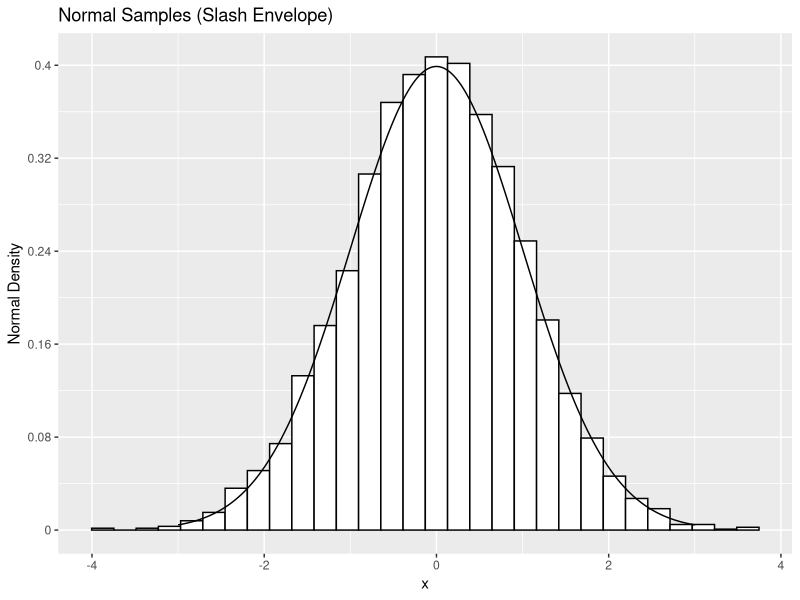
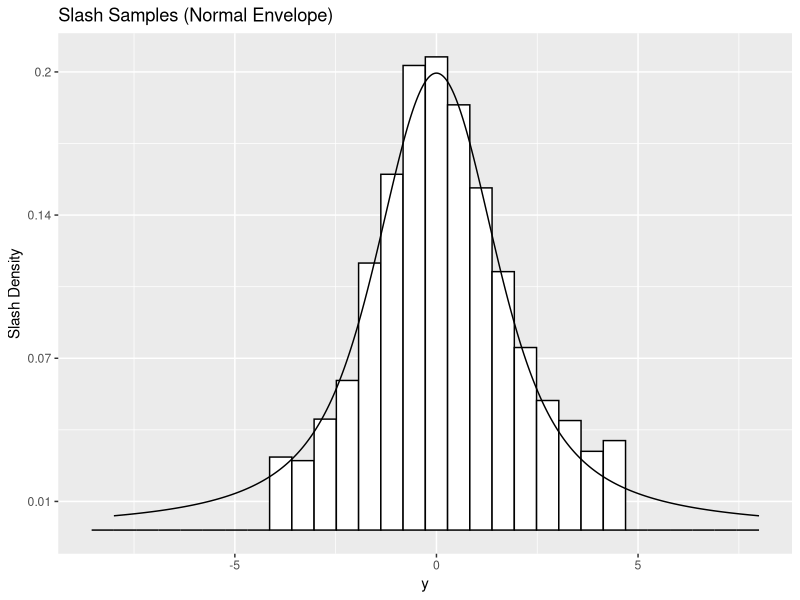
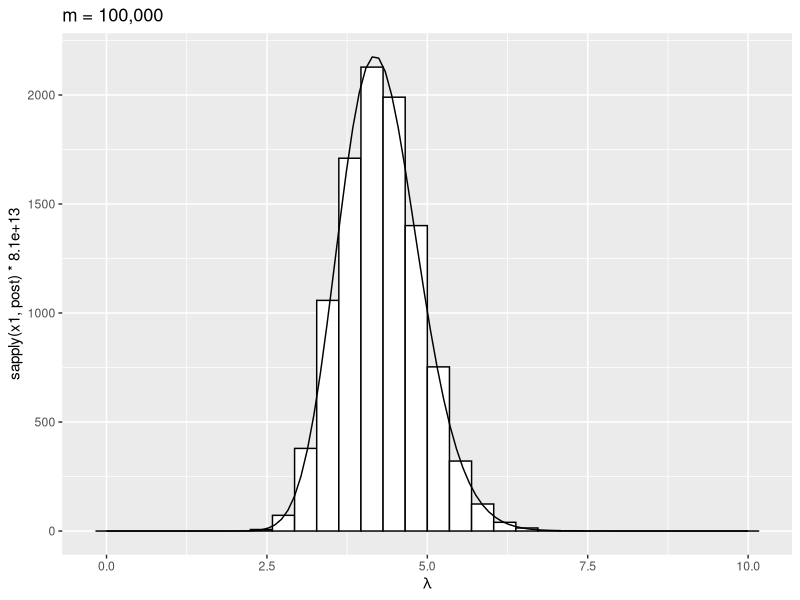
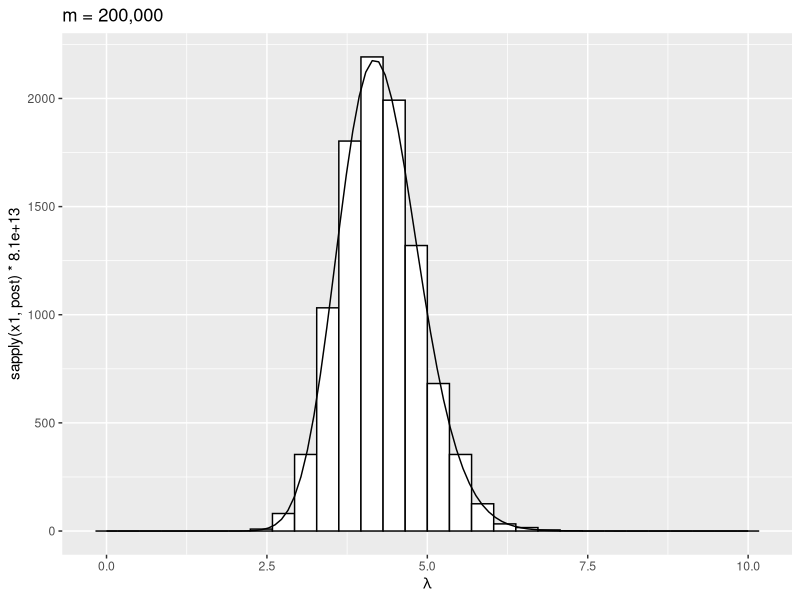
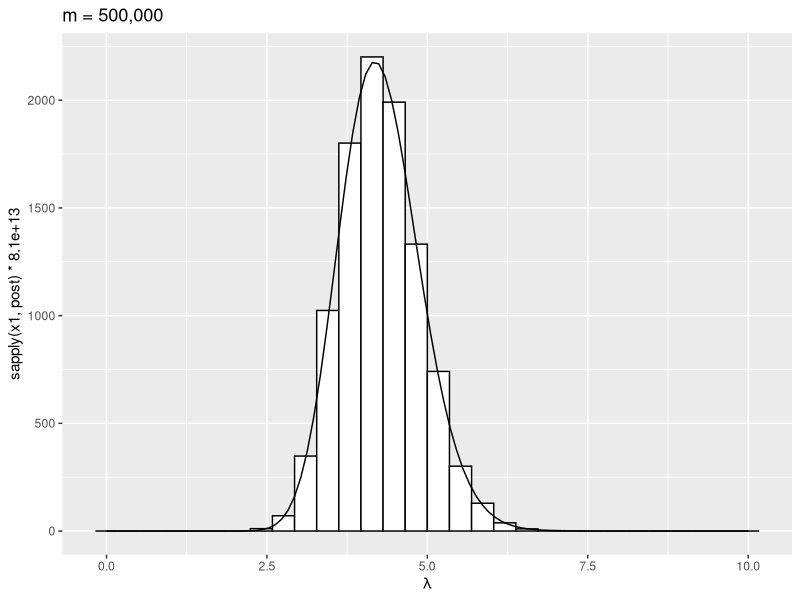
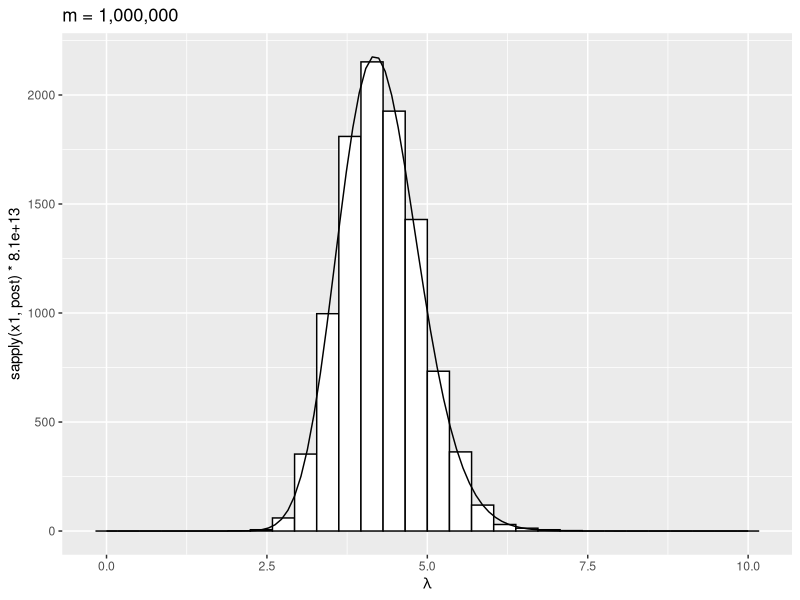
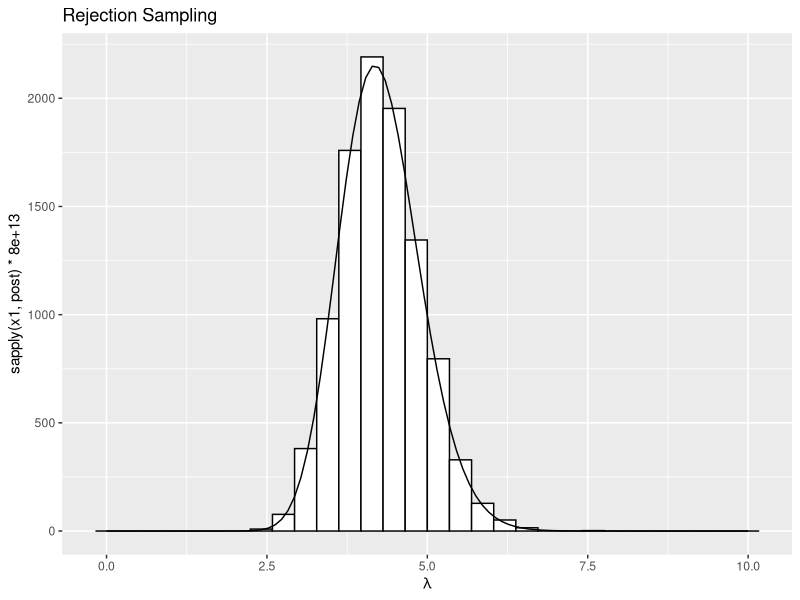

Here is the R script that generated these plots, in order:
###1. Slash Distribution

dslash <- function(y){
  ifelse( y!=0, (1-exp(-y^2/2))/(y^2*sqrt(2*pi)), 1/(2*sqrt(2*pi)) )
}

W <- function(f, g, x){ (f(x)/g(x)) / sum(f(x)/g(x)) }
m <- 100000; n <- 5000

Y1 <- rnorm(m)/runif(m)
X1 <- sample( Y1, n, replace = T, prob = W(dnorm, dslash, Y1) )
X2 <- rnorm(m)
Y2 <- sample( X2, n, replace = T, prob = W(dslash, dnorm, X2) )


library(ggplot2)

x1 <- seq(-3, 3, length.out=n); x2 <- seq(-8, 8, length.out=n)
y1 <- seq(0, 500, 100); y2 <- seq(40, 640, 200)

ggplot() + geom_histogram(aes(X1), color=1, fill="white") +
  geom_line(aes(x1, dnorm(x1)*1250)) +
  labs(title="Normal Samples (Slash Envelope)", x="x", y="Normal Density") +
  scale_y_continuous(breaks=y1, labels=y1/1250)

ggplot() + geom_histogram(aes(Y2), color=1, fill="white") +
  geom_line(aes(x2, dslash(x2)*3200)) +
  labs(title="Slash Samples (Normal Envelope)", x="y", y="Slash Density") +
  scale_y_continuous(breaks=y2, labels=round(y2/3200, 2))



###2. Bayesian Inference

x <- c(8, 3, 4, 3, 1, 7, 2, 6, 2, 7)
lik <- function(lambda){ prod(dpois(x, lambda)) }
n <- 10000; i <- 0; lambda <- list()

for(m in c(10, 20, 50, 100)*10000){
  init <- rlnorm(m, log(4), 0.5); i <- i + 1
  lambda[[i]] <- sample( init, n, replace = T, prob = sapply(init, lik) )
}

post <- function(lambda){ dlnorm(lambda, log(4), 0.5)*prod(dpois(x, lambda)) }

x1 <- seq(0, 10, length.out=100)

ggplot() + geom_histogram(aes(lambda[[1]]), color=1, fill="white") +
  geom_line(aes(x1, sapply(x1, post)*0.81e14)) +
  labs(title="m = 100,000", x=expression(lambda))

ggplot() + geom_histogram(aes(lambda[[2]]), color=1, fill="white") +
  geom_line(aes(x1, sapply(x1, post)*0.81e14)) +
  labs(title="m = 200,000", x=expression(lambda))

ggplot() + geom_histogram(aes(lambda[[3]]), color=1, fill="white") +
  geom_line(aes(x1, sapply(x1, post)*0.81e14)) +
  labs(title="m = 500,000", x=expression(lambda))

ggplot() + geom_histogram(aes(lambda[[4]]), color=1, fill="white") +
  geom_line(aes(x1, sapply(x1, post)*0.81e14)) +
  labs(title="m = 1,000,000", x=expression(lambda))


# Rejection Sampling과 비교

m <- n/0.29
lambda <- rlnorm(m, log(4), 0.5); U <- runif(m)
X <- lambda[ U < sapply(lambda, function(lambda){ lik(lambda)/lik(4.3) }) ]
length(X)

ggplot() + geom_histogram(aes(X), color=1, fill="white") +
  geom_line(aes(x1, sapply(x1, post)*0.8e14)) +
  labs(title="Rejection Sampling", x=expression(lambda))